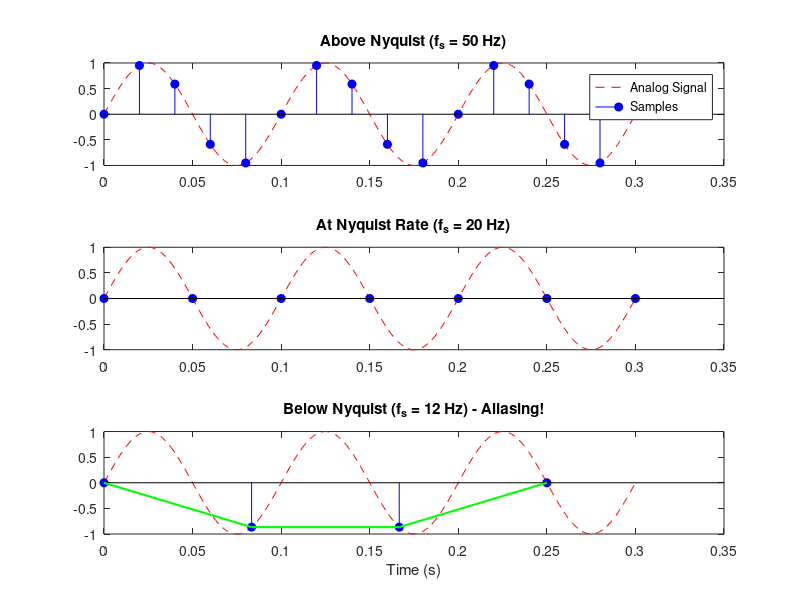

Reproduce this figure in MATLAB.
% --- Problem 4: Sampling of Analog Signal ---
f = 10;               % Frequency of the sine wave (10 Hz)
T = 0.3;              % Total duration to observe (0.3 seconds)

% 1. Create a "Continuous-time" reference (Very high sampling rate)
t_fine = 0:0.001:T;
x_cont = sin(2 * pi * f * t_fine);

% 2. Define Sampling Frequencies
fs_nyquist = 2 * f;     % Nyquist Rate (Exactly 20 Hz)
fs_above = 5 * f;       % Above Nyquist (50 Hz)
fs_below = 1.2 * f;     % Below Nyquist (12 Hz) - Will cause Aliasing

% 3. Generate Sampled Time Vectors
t_nyquist = 0 : 1/fs_nyquist : T;
t_above   = 0 : 1/fs_above : T;
t_below   = 0 : 1/fs_below : T;

% 4. Sample the Signal
x_nyquist = sin(2 * pi * f * t_nyquist);
x_above   = sin(2 * pi * f * t_above);
x_below   = sin(2 * pi * f * t_below);

% --- Plotting ---
figure('Name', 'Problem 4: Sampling Theorem');

% Above Nyquist (Over-sampling)
subplot(3,1,1);
plot(t_fine, x_cont, 'r--'); hold on;
stem(t_above, x_above, 'filled', 'b');
title(['Above Nyquist (f_s = ', num2str(fs_above), ' Hz)']);
legend('Analog Signal', 'Samples');

% At Nyquist Rate
subplot(3,1,2);
plot(t_fine, x_cont, 'r--'); hold on;
stem(t_nyquist, x_nyquist, 'filled', 'b');
title(['At Nyquist Rate (f_s = ', num2str(fs_nyquist), ' Hz)']);

% Below Nyquist (Under-sampling / Aliasing)
subplot(3,1,3);
plot(t_fine, x_cont, 'r--'); hold on;
stem(t_below, x_below, 'filled', 'b');
% Draw a line through samples to show the "Aliased" frequency
plot(t_below, x_below, 'g', 'LineWidth', 1.5); 
title(['Below Nyquist (f_s = ', num2str(fs_below), ' Hz) - Aliasing!']);
xlabel('Time (s)');
